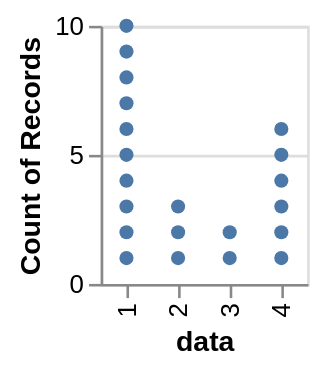

The Vega-Lite source for this figure:
### Vega-Lite specification from a JSON file in a GitHub repository (floating-point values rounded to 4 significant figures)
{"$schema": "https://vega.github.io/schema/vega-lite/v4.json", "description": "A Wilkinson Dot Plot created by generating an id and stacking data points", "height": 100, "data": {"values": [1, 1, 1, 1, 1, 1, 1, 1, 1, 1, 2, 2, 2, 3, 3, 4, 4, 4, 4, 4, 4]}, "transform": [{"window": [{"op": "rank", "as": "id"}]}], "mark": "circle", "encoding": {"x": {"field": "data", "type": "ordinal"}, "y": {"aggregate": "count", "stack": true, "band": 0.5}, "detail": {"field": "id"}}}
